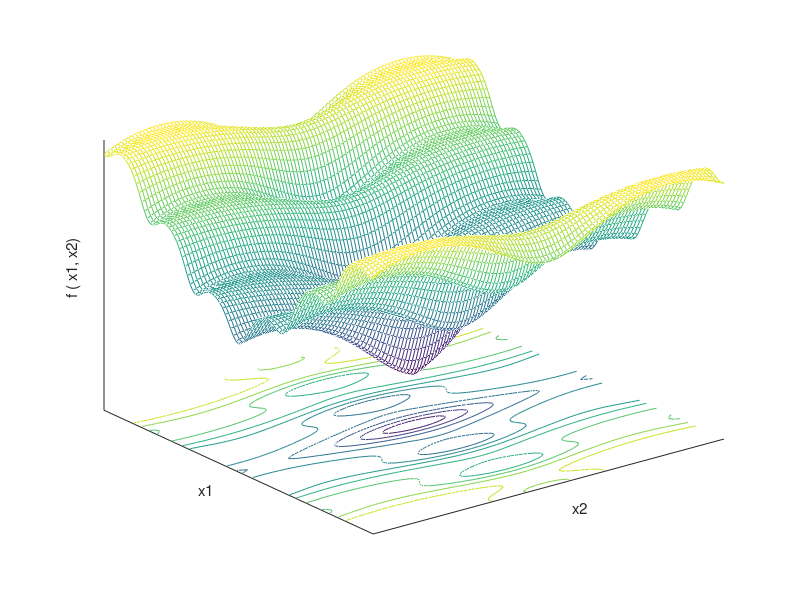

MATLAB code to generate this figure:
function AckleyScaledPlot

xlimits = [-3 3];
dx = (xlimits(2) - xlimits(1)) / 100;
N = floor((xlimits(2) - xlimits(1)) / dx) + 1;
obj = zeros(N, N);
i = 0;
for x = xlimits(1) : dx : xlimits(2)
    i = i + 1;
    k = 0;
    for y = xlimits(1) : dx : xlimits(2)
        yprime = y / 4;
        k = k + 1;
        sum1 = x^2 + yprime^2;
        sum2 = cos(2*pi*x) + cos(2*pi*yprime);
        obj(i,k) = 20 + exp(1) - 20 * exp(-0.2*sqrt(sum1/2)) - exp(sum2/2);
    end
end
close all;
[x, y] = meshgrid(xlimits(1) : dx : xlimits(2));
meshc(x,y,obj);
xlabel('x2')
ylabel('x1')
zlabel('f ( x1, x2)')
set(gca, 'XTick', [])
set(gca, 'YTick', [])
set(gca, 'ZTick', [])
temp = axis;
axis([xlimits, xlimits, temp(5), max(max(obj))])
